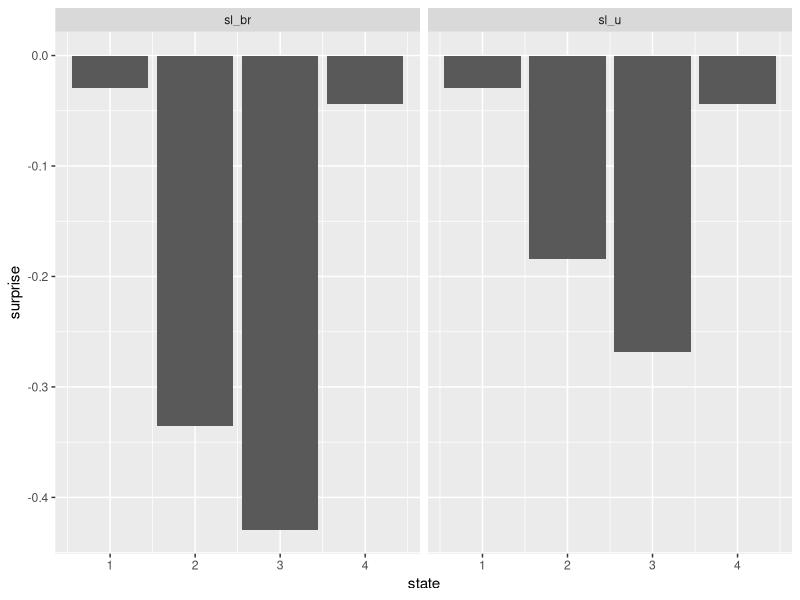

This chart was generated by the following R code:

library(tidyverse)

# Observations distribution:
O_dist <- function(n) {
    sample(x = c(1,2,3,4), n, replace = T, prob=c(1/4, 0.01/4, 1.99/4, 1/4))
}

## Observed data:
n_obs <- 100
Obs <- O_dist(n_obs)


# Models:

u_prior <- 1/2
br_prior <- 1/2

Obs_pos <- tibble(Obs) %>%
    distinct(Obs) %>%
    pull(Obs) %>%
    sort()

Obs_freq <- tibble(Obs) %>%
    group_by(Obs) %>%
    summarise(n = n()) %>%
    mutate(freq = n / n_obs) %>% 
    pull(freq)

Obs_hat <- rep(0, 4)
Obs_hat[Obs_pos] <- Obs_freq


# Global Surprise/Update:

u_lik <- 1 - 0.5*sum(abs(Obs_hat - rep(1/4, 4)))
br <- c(1/4, 1.7/4, 0.3/4, 1/4)
# accurate base rates
#br <- c(1/4, 0.1/4, 1.9/4, 1/4)
br_lik <- 1 - 0.5*sum(abs(Obs_hat - br))

post_u <- u_lik * u_prior
post_br <- br_lik * br_prior

u_prior * log(post_u/u_prior, base=2)
br_prior * log(post_br/br_prior, base=2)

#Local Surprise:
llik_u <- 1 - 0.5*abs(Obs_hat - rep(1/4, 4))
sl_u <- log(llik_u, base = 2)

llik_br <- 1 - 0.5*abs(Obs_hat - br)
sl_br <- log(llik_br, base = 2)

# surpise on states 2 and 3. Larger for base rate model.
tibble(state = 1:4, sl_u, sl_br) %>%
    pivot_longer(cols = 2:3, names_to = 'model', values_to = 'surprise') %>%
    ggplot(aes(state, surprise)) +
    geom_col() +
    facet_wrap(~model)
